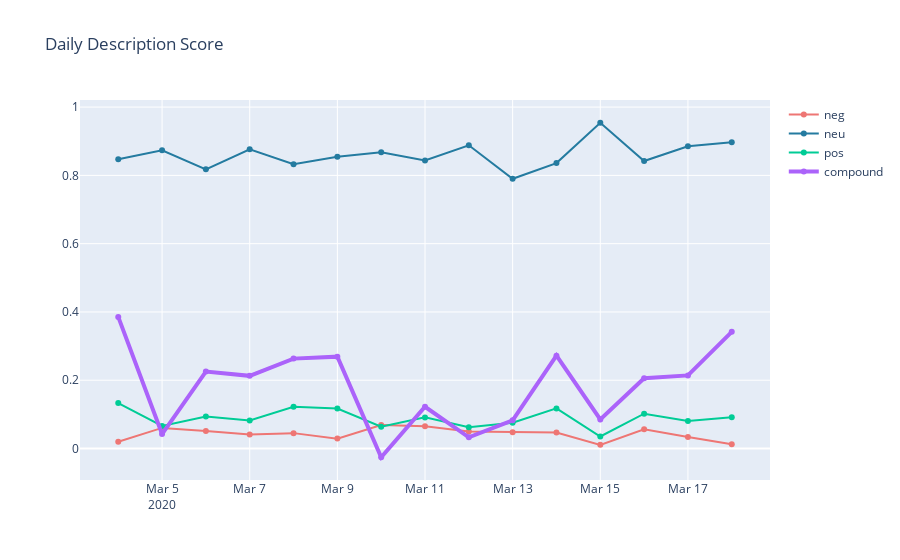

The code cell stored with this chart in its notebook:
### Code cell
daily_score_graph('Daily Description Score', daily_score_df['publishedAt'], 
                  daily_score_df['d_neg'], daily_score_df['d_neu'], daily_score_df['d_pos'], daily_score_df['d_compound'])

### Figure 1 — Plotly figure (JSON) as saved in the notebook; plotly's stock layout.template omitted (floating-point values rounded to 4 significant figures)
{"data": [{"line": {"color": "#EE7674"}, "mode": "lines+markers", "name": "neg", "type": "scatter", "x": ["2020-03-04", "2020-03-05", "2020-03-06", "2020-03-07", "2020-03-08", "2020-03-09", "2020-03-10", "2020-03-11", "2020-03-12", "2020-03-13", "2020-03-14", "2020-03-15", "2020-03-16", "2020-03-17", "2020-03-18"], "y": [0.0198, 0.06029, 0.05133, 0.04086, 0.045, 0.02891, 0.06857, 0.0653, 0.04987, 0.04757, 0.04662, 0.01067, 0.056, 0.03396, 0.0122]}, {"line": {"color": "#247BA0"}, "mode": "lines+markers", "name": "neu", "type": "scatter", "x": ["2020-03-04", "2020-03-05", "2020-03-06", "2020-03-07", "2020-03-08", "2020-03-09", "2020-03-10", "2020-03-11", "2020-03-12", "2020-03-13", "2020-03-14", "2020-03-15", "2020-03-16", "2020-03-17", "2020-03-18"], "y": [0.8471, 0.8736, 0.8177, 0.8766, 0.8329, 0.8544, 0.8674, 0.8436, 0.8881, 0.79, 0.836, 0.9542, 0.842, 0.8854, 0.8968]}, {"mode": "lines+markers", "name": "pos", "type": "scatter", "x": ["2020-03-04", "2020-03-05", "2020-03-06", "2020-03-07", "2020-03-08", "2020-03-09", "2020-03-10", "2020-03-11", "2020-03-12", "2020-03-13", "2020-03-14", "2020-03-15", "2020-03-16", "2020-03-17", "2020-03-18"], "y": [0.1331, 0.0661, 0.094, 0.08214, 0.122, 0.1168, 0.06395, 0.09112, 0.06203, 0.07548, 0.1174, 0.03517, 0.102, 0.08067, 0.0912]}, {"line": {"width": 4}, "mode": "lines+markers", "name": "compound", "type": "scatter", "x": ["2020-03-04", "2020-03-05", "2020-03-06", "2020-03-07", "2020-03-08", "2020-03-09", "2020-03-10", "2020-03-11", "2020-03-12", "2020-03-13", "2020-03-14", "2020-03-15", "2020-03-16", "2020-03-17", "2020-03-18"], "y": [0.3855, 0.04237, 0.2252, 0.2128, 0.2633, 0.2691, -0.02565, 0.1223, 0.03267, 0.0825, 0.272, 0.08497, 0.2058, 0.2141, 0.3416]}], "layout": {"title": {"text": "Daily Description Score"}}}
